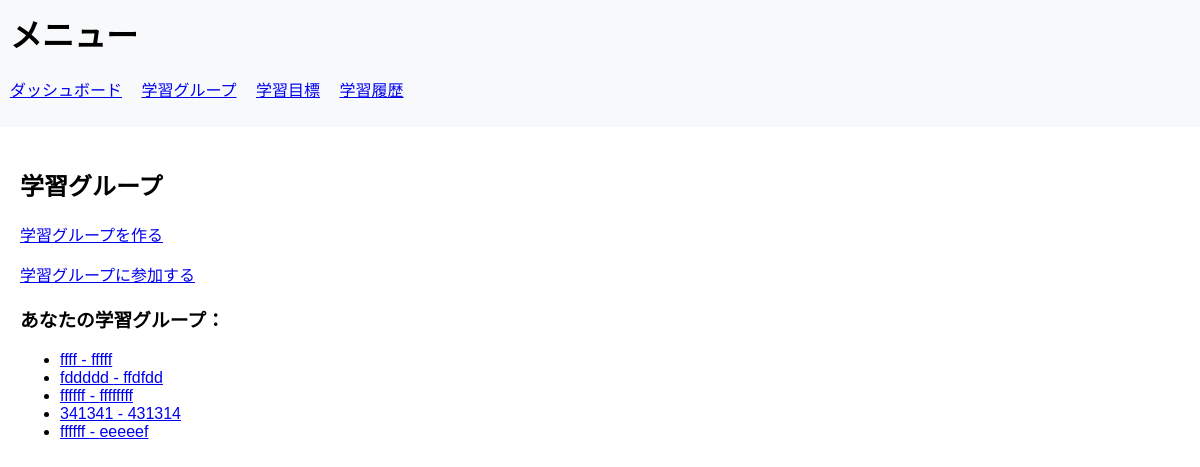
Screenshot of /main/study-group/ (signed in) with the database file from the repository.
### main/models.py (models this page shows, shortened)
class StudyGroup(models.Model):
    name = models.CharField(max_length=255)
    description = models.TextField()
    owner = models.ForeignKey(User, on_delete=models.CASCADE)
    members = models.ManyToManyField(User, related_name='study_groups')
    study_topic = models.CharField(max_length=255)
    study_time = models.DateTimeField()
    end_time = models.DateTimeField()
    room_number = models.CharField(max_length=8, unique=True, default=uuid.uuid4().hex[:8])
    created_at = models.DateTimeField(auto_now_add=True)
    updated_at = models.DateTimeField(auto_now=True)
    is_completed = models.BooleanField(default=False)

### main/views.py (the view)
# urls.py: path('study-group/', views.study_group_view, name='study_group'),  # 勉強グループ
@login_required
def study_group_view(request):
    groups = StudyGroup.objects.filter(members=request.user)
    return render(request, 'main/study_group.html', {'groups': groups})

### main/templates/main/study_group.html (shortened to what this page needs)
{% extends 'main/base.html' %}
{% block content %}
<h2>学習グループ</h2>
<div>
    <p><a href="{% url 'create_group' %}">学習グループを作る</a></p>
    <p><a href="{% url 'join_group' %}">学習グループに参加する</a></p>
</div>
{% if groups %}
    <h3>あなたの学習グループ：</h3>
    <ul>
    {% for group in groups %}
        <li>
            <a href="{% url 'study_group_detail' group_id=group.id %}">
                {{ group.name }} - {{ group.description }}
            </a>
        </li>
    {% endfor %}
    </ul>
{% else %}
    <p>学習グループがありません。</p>
{% endif %}
{% endblock %}

### main/templates/main/base.html (style rules this page uses)
body { font-family: Arial, sans-serif; margin: 0; padding: 0; }

### rows the page displays
StudyGroup: name "ffff", description "fffff"
StudyGroup: name "fddddd", description "ffdfdd"
StudyGroup: name "ffffff", description "ffffffff"
StudyGroup: name "341341", description "431314"
StudyGroup: name "ffffff", description "eeeeef"
